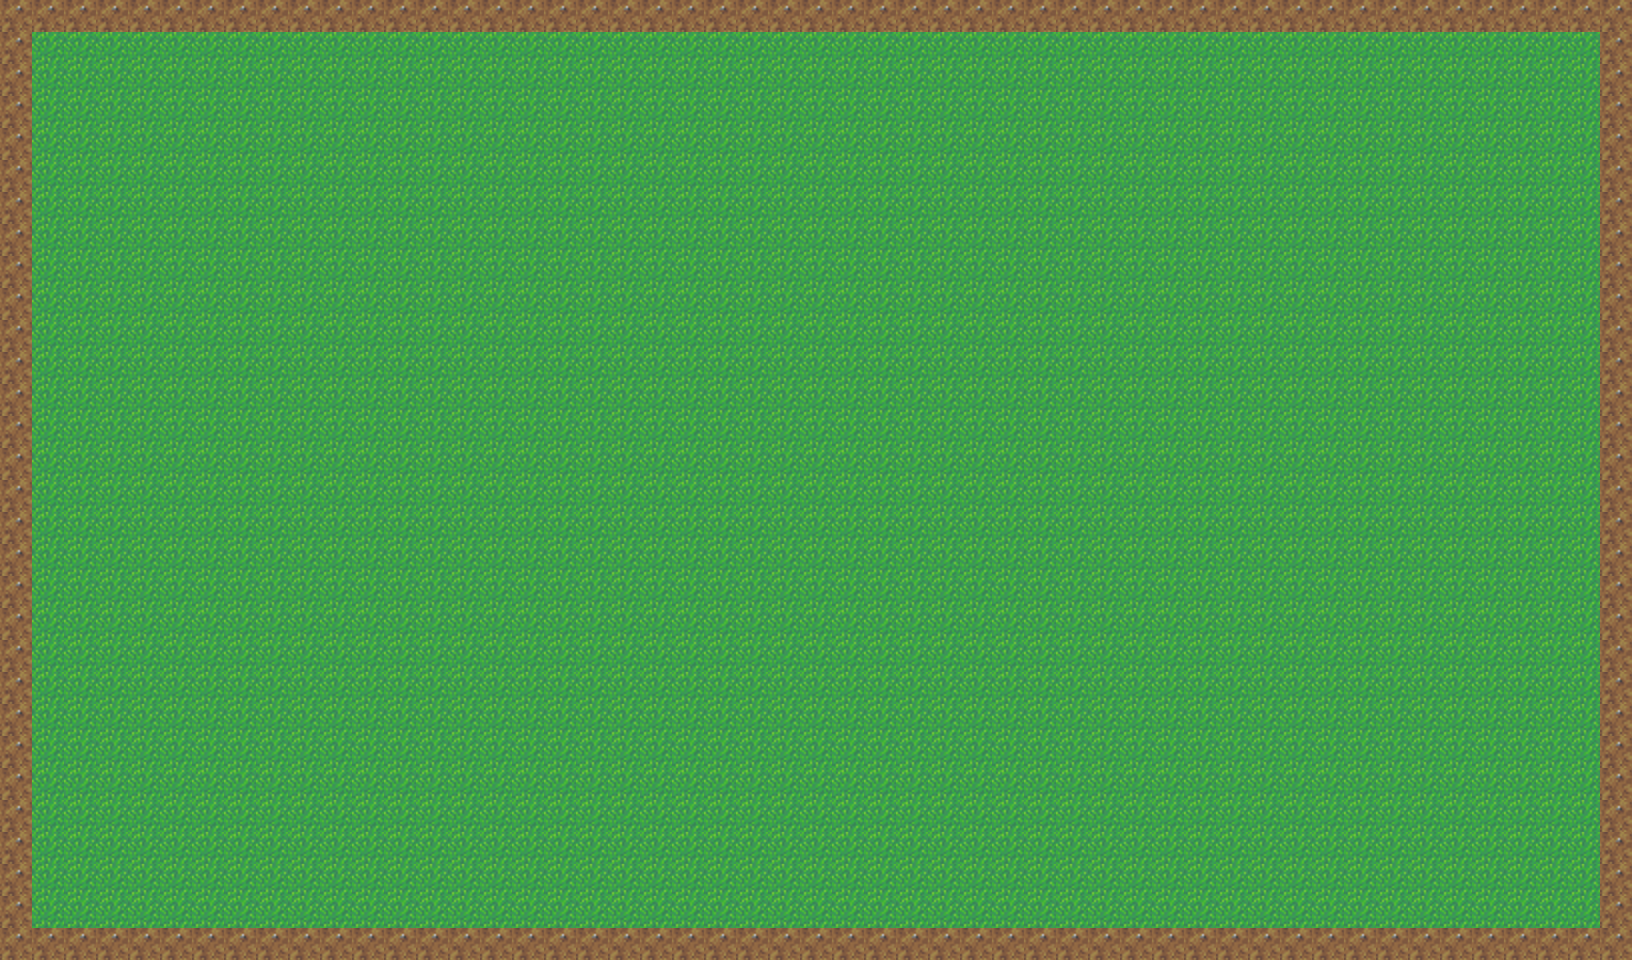

This game map was drawn from its Tiled (.tmx) file and the tilesets committed beside it. A one-line description and the full map source follow:
An orthogonal 51x30 tile map with 32x32 px tiles, 1 tile layer (Tile Layer 1).

<map version="1.2" tiledversion="1.3.2" orientation="orthogonal" renderorder="right-down" compressionlevel="-1" width="51" height="30" tilewidth="32" tileheight="32" infinite="0" nextlayerid="2" nextobjectid="1">
 <tileset firstgid="1" source="grass-tiles-2-small.tsx" />
 <layer id="1" name="Tile Layer 1" width="51" height="30">
  <data encoding="csv">
7,7,7,7,7,7,7,7,7,7,7,7,7,7,7,7,7,7,7,7,7,7,7,7,7,7,7,7,7,7,7,7,7,7,7,7,7,7,7,7,7,7,7,7,7,7,7,7,7,7,7,
7,1,1,1,1,1,1,1,1,1,1,1,1,1,1,1,1,1,1,1,1,1,1,1,1,1,1,1,1,1,1,1,1,1,1,1,1,1,1,1,1,1,1,1,1,1,1,1,1,1,7,
7,1,1,1,1,1,1,1,1,1,1,1,1,1,1,1,1,1,1,1,1,1,1,1,1,1,1,1,1,1,1,1,1,1,1,1,1,1,1,1,1,1,1,1,1,1,1,1,1,1,7,
7,1,1,1,1,1,1,1,1,1,1,1,1,1,1,1,1,1,1,1,1,1,1,1,1,1,1,1,1,1,1,1,1,1,1,1,1,1,1,1,1,1,1,1,1,1,1,1,1,1,7,
7,1,1,1,1,1,1,1,1,1,1,1,1,1,1,1,1,1,1,1,1,1,1,1,1,1,1,1,1,1,1,1,1,1,1,1,1,1,1,1,1,1,1,1,1,1,1,1,1,1,7,
7,1,1,1,1,1,1,1,1,1,1,1,1,1,1,1,1,1,1,1,1,1,1,1,1,1,1,1,1,1,1,1,1,1,1,1,1,1,1,1,1,1,1,1,1,1,1,1,1,1,7,
7,1,1,1,1,1,1,1,1,1,1,1,1,1,1,1,1,1,1,1,1,1,1,1,1,1,1,1,1,1,1,1,1,1,1,1,1,1,1,1,1,1,1,1,1,1,1,1,1,1,7,
7,1,1,1,1,1,1,1,1,1,1,1,1,1,1,1,1,1,1,1,1,1,1,1,1,1,1,1,1,1,1,1,1,1,1,1,1,1,1,1,1,1,1,1,1,1,1,1,1,1,7,
7,1,1,1,1,1,1,1,1,1,1,1,1,1,1,1,1,1,1,1,1,1,1,1,1,1,1,1,1,1,1,1,1,1,1,1,1,1,1,1,1,1,1,1,1,1,1,1,1,1,7,
7,1,1,1,1,1,1,1,1,1,1,1,1,1,1,1,1,1,1,1,1,1,1,1,1,1,1,1,1,1,1,1,1,1,1,1,1,1,1,1,1,1,1,1,1,1,1,1,1,1,7,
7,1,1,1,1,1,1,1,1,1,1,1,1,1,1,1,1,1,1,1,1,1,1,1,1,1,1,1,1,1,1,1,1,1,1,1,1,1,1,1,1,1,1,1,1,1,1,1,1,1,7,
7,1,1,1,1,1,1,1,1,1,1,1,1,1,1,1,1,1,1,1,1,1,1,1,1,1,1,1,1,1,1,1,1,1,1,1,1,1,1,1,1,1,1,1,1,1,1,1,1,1,7,
7,1,1,1,1,1,1,1,1,1,1,1,1,1,1,1,1,1,1,1,1,1,1,1,1,1,1,1,1,1,1,1,1,1,1,1,1,1,1,1,1,1,1,1,1,1,1,1,1,1,7,
7,1,1,1,1,1,1,1,1,1,1,1,1,1,1,1,1,1,1,1,1,1,1,1,1,1,1,1,1,1,1,1,1,1,1,1,1,1,1,1,1,1,1,1,1,1,1,1,1,1,7,
7,1,1,1,1,1,1,1,1,1,1,1,1,1,1,1,1,1,1,1,1,1,1,1,1,1,1,1,1,1,1,1,1,1,1,1,1,1,1,1,1,1,1,1,1,1,1,1,1,1,7,
7,1,1,1,1,1,1,1,1,1,1,1,1,1,1,1,1,1,1,1,1,1,1,1,1,1,1,1,1,1,1,1,1,1,1,1,1,1,1,1,1,1,1,1,1,1,1,1,1,1,7,
7,1,1,1,1,1,1,1,1,1,1,1,1,1,1,1,1,1,1,1,1,1,1,1,1,1,1,1,1,1,1,1,1,1,1,1,1,1,1,1,1,1,1,1,1,1,1,1,1,1,7,
7,1,1,1,1,1,1,1,1,1,1,1,1,1,1,1,1,1,1,1,1,1,1,1,1,1,1,1,1,1,1,1,1,1,1,1,1,1,1,1,1,1,1,1,1,1,1,1,1,1,7,
7,1,1,1,1,1,1,1,1,1,1,1,1,1,1,1,1,1,1,1,1,1,1,1,1,1,1,1,1,1,1,1,1,1,1,1,1,1,1,1,1,1,1,1,1,1,1,1,1,1,7,
7,1,1,1,1,1,1,1,1,1,1,1,1,1,1,1,1,1,1,1,1,1,1,1,1,1,1,1,1,1,1,1,1,1,1,1,1,1,1,1,1,1,1,1,1,1,1,1,1,1,7,
7,1,1,1,1,1,1,1,1,1,1,1,1,1,1,1,1,1,1,1,1,1,1,1,1,1,1,1,1,1,1,1,1,1,1,1,1,1,1,1,1,1,1,1,1,1,1,1,1,1,7,
7,1,1,1,1,1,1,1,1,1,1,1,1,1,1,1,1,1,1,1,1,1,1,1,1,1,1,1,1,1,1,1,1,1,1,1,1,1,1,1,1,1,1,1,1,1,1,1,1,1,7,
7,1,1,1,1,1,1,1,1,1,1,1,1,1,1,1,1,1,1,1,1,1,1,1,1,1,1,1,1,1,1,1,1,1,1,1,1,1,1,1,1,1,1,1,1,1,1,1,1,1,7,
7,1,1,1,1,1,1,1,1,1,1,1,1,1,1,1,1,1,1,1,1,1,1,1,1,1,1,1,1,1,1,1,1,1,1,1,1,1,1,1,1,1,1,1,1,1,1,1,1,1,7,
7,1,1,1,1,1,1,1,1,1,1,1,1,1,1,1,1,1,1,1,1,1,1,1,1,1,1,1,1,1,1,1,1,1,1,1,1,1,1,1,1,1,1,1,1,1,1,1,1,1,7,
7,1,1,1,1,1,1,1,1,1,1,1,1,1,1,1,1,1,1,1,1,1,1,1,1,1,1,1,1,1,1,1,1,1,1,1,1,1,1,1,1,1,1,1,1,1,1,1,1,1,7,
7,1,1,1,1,1,1,1,1,1,1,1,1,1,1,1,1,1,1,1,1,1,1,1,1,1,1,1,1,1,1,1,1,1,1,1,1,1,1,1,1,1,1,1,1,1,1,1,1,1,7,
7,1,1,1,1,1,1,1,1,1,1,1,1,1,1,1,1,1,1,1,1,1,1,1,1,1,1,1,1,1,1,1,1,1,1,1,1,1,1,1,1,1,1,1,1,1,1,1,1,1,7,
7,1,1,1,1,1,1,1,1,1,1,1,1,1,1,1,1,1,1,1,1,1,1,1,1,1,1,1,1,1,1,1,1,1,1,1,1,1,1,1,1,1,1,1,1,1,1,1,1,1,7,
7,7,7,7,7,7,7,7,7,7,7,7,7,7,7,7,7,7,7,7,7,7,7,7,7,7,7,7,7,7,7,7,7,7,7,7,7,7,7,7,7,7,7,7,7,7,7,7,7,7,7
</data>
 </layer>
</map>
